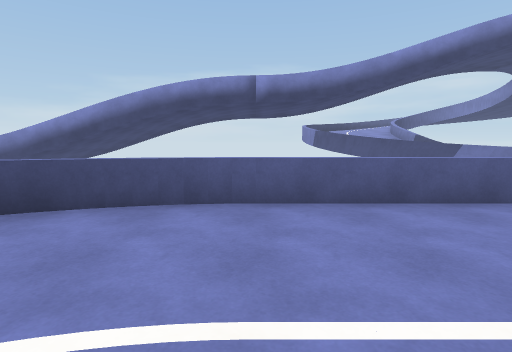
View 1 (above)

16 first-person views from a walk through a 3-D level made in the Unity game engine. The camera is 1.3 m above the floor, tilts 6° down and sees 80° across. The floor is counted in squares, 2 m on a side. Each view is taken from the middle of a square. On the plan, view 1 faces up. The plan holds only what a view shows up to about 10 squares ahead; the rest is blank. The place goes on beyond the plan. The player character is not drawn. Some animated figures are not drawn.

View 2
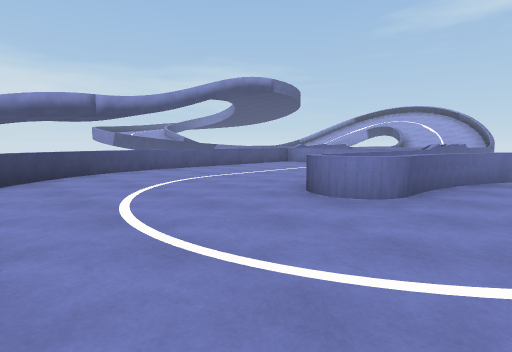

View 3
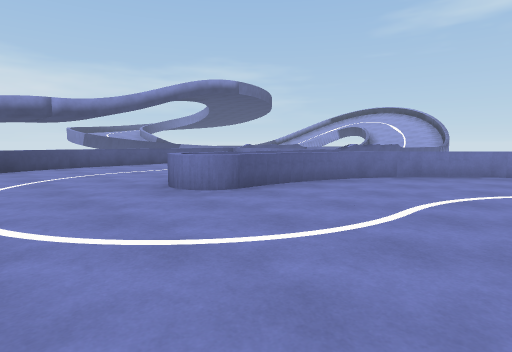

View 4
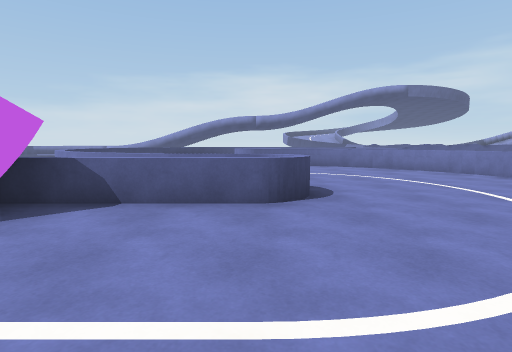

View 5
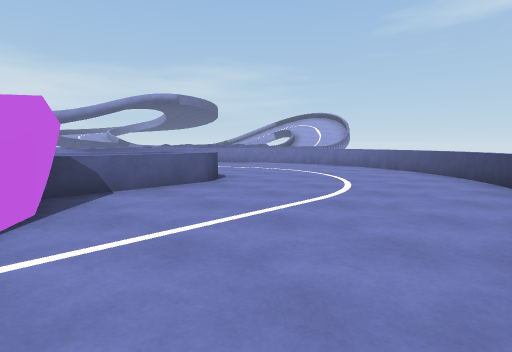

View 6
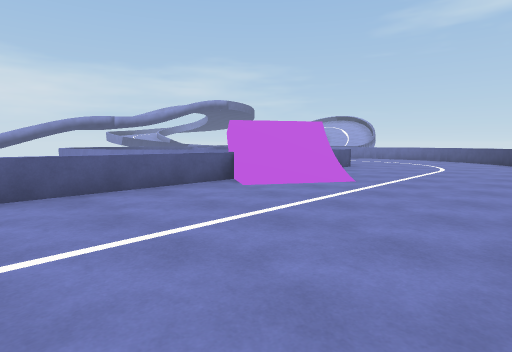

View 7
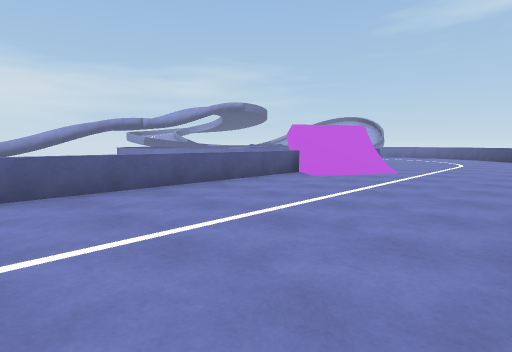

View 8
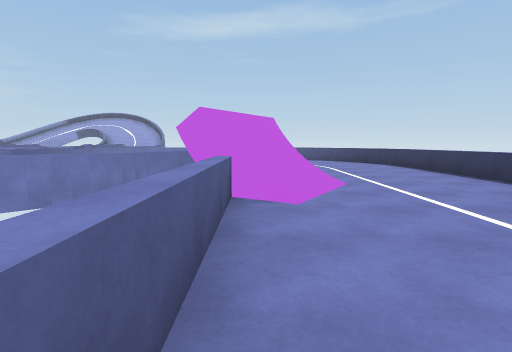

View 9
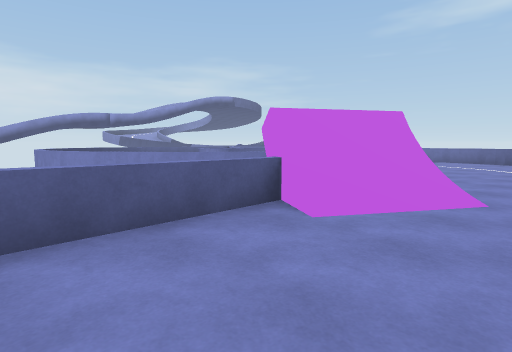

View 10
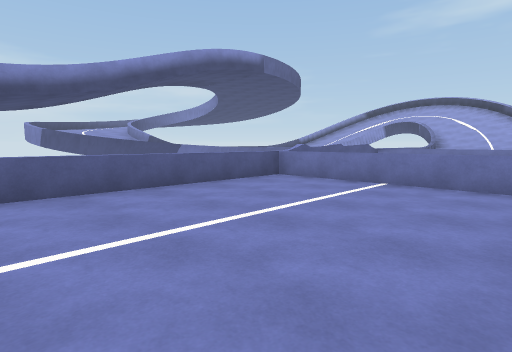

View 11
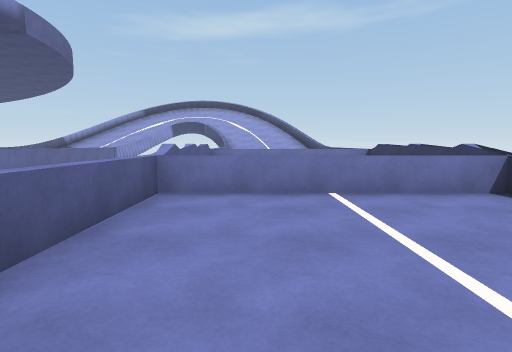

View 12
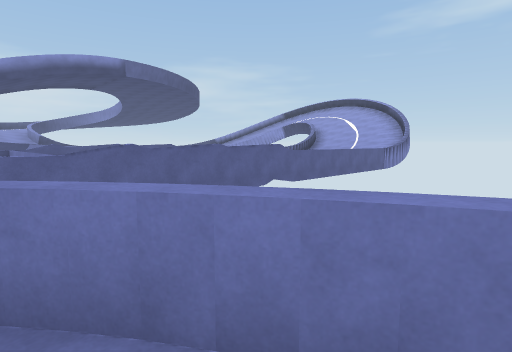

View 13
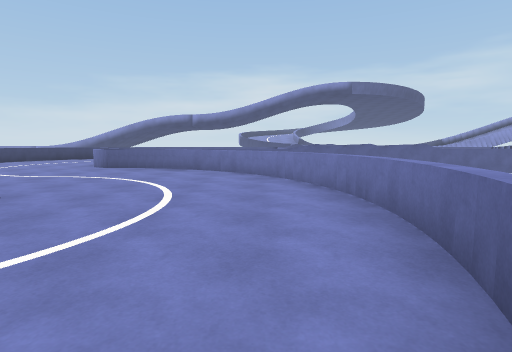

View 14
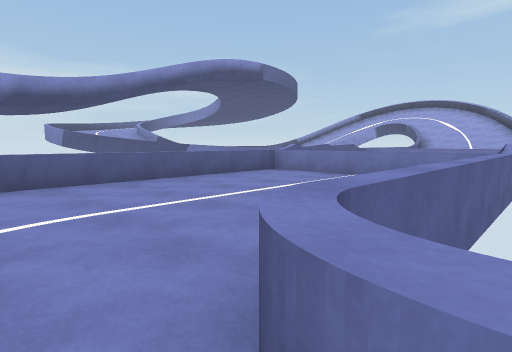

View 15
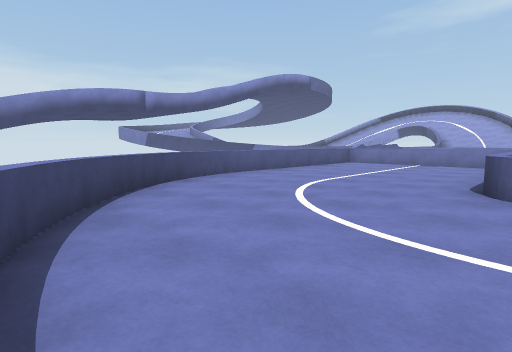

View 16
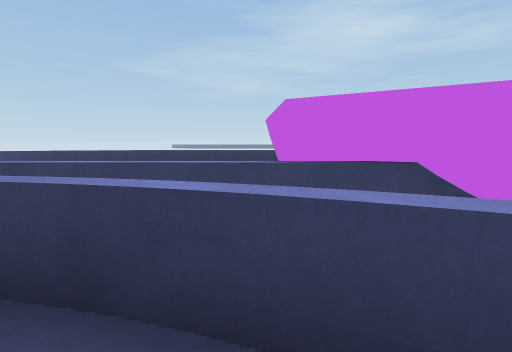

### Floor plan
Key: @ floor where view 1 was taken; # wall or solid block; . floor; / step, stairs or slope; = window, fence, low wall or low ledge; ^ raised ledge.
Columns run from 10 left of view 1 to 14 right of it. Each row starts with its distance up from view 1.
  8    ###################
  7
  6
  5
  4         ########
  3       #==......=####^
  2      #=........=    ^
  1      =.........=    ^
  0      =....@....=    ^
 -1      ..........=#####^^^^
 -2     #.....=######
 -3     #.......==#
 -4      =........=#
 -5      = ........=
 -6       =........=#
 -7        ==.......#
 -8 ######^###=.....#
 -9 ....../^#.......#
-10 ......./.......=#
-11 ...............=
-12 ..............=#
-13 ............==#
-14        ######

Positions as (right, up) in squares from view 1, and headings:
1: (0, 0), facing up
2: (-4, -4), facing up-right
3: (-3, -6), facing up-right
4: (0, -12), facing up
5: (-3, -13), facing up-right
6: (-8, -13), facing up-right
7: (-10, -13), facing up-right
8: (-8, -9), facing right
9: (-7, -11), facing up-right
10: (0, -1), facing up-right
11: (1, 2), facing right
12: (4, -6), facing up-right
13: (4, -11), facing up
14: (-1, -2), facing up-right
15: (-5, -2), facing up-right
16: (-2, -6), facing down
